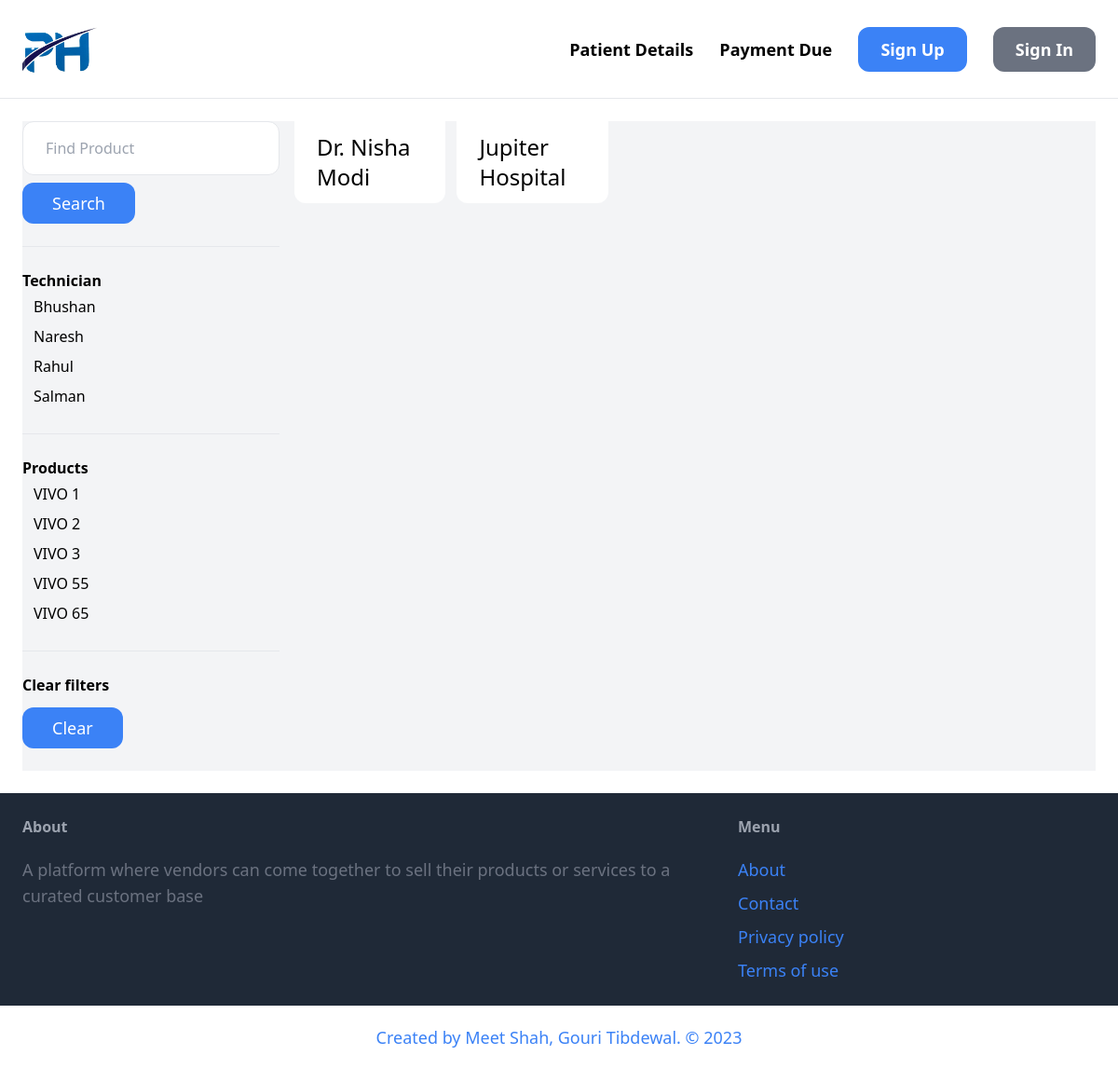
The app's page /items/ with its own data.
### items/models.py (models this page shows, shortened)
class Technician(models.Model):
    name = models.CharField(max_length=255)
    class Meta:
        ordering = ('name',)
        verbose_name_plural = 'Technician'

class Product_name(models.Model):
    name = models.CharField(max_length=255)
    class Meta:
        ordering = ('name',)
        verbose_name_plural = 'Products'

class Items(models.Model):
    id = models.AutoField(primary_key=True)
    Product_name = models.ForeignKey(Product_name, related_name='items', on_delete=models.CASCADE)
    Technician = models.ForeignKey(Technician, null=True, related_name='items', on_delete=models.CASCADE)
    Patient_name = models.CharField(max_length=255)
    Product_code = models.ForeignKey(Product_code, on_delete=models.SET_NULL, blank=True, null=True, verbose_name="Serial no.")
    Address = models.TextField(blank=True, null=True)
    Amount = models.FloatField(null=True)
    Contact = PhoneNumberField(blank=True)
    Issue_date = models.DateField(null=True)
    Rent_start_date = models.DateField(null=True)
    Rent_end_date = models.DateField(null=True)
    is_sold = models.BooleanField('Paid', default=False)
    created_by = models.ForeignKey(User, related_name='items', on_delete= models.CASCADE)
    created_at = models.DateTimeField(auto_now_add=True)
    Reference = models.TextField(blank=True, null=True)
    Vendor = models.TextField(blank=True, null=True)
    class Meta:
        ordering = ('id',)
        verbose_name_plural = 'Patients '

### items/views.py (the view)
# urls.py: path('', views.items, name='items'),
def items(request):
    query = request.GET.get('query', '')
    product_id = request.GET.get('Product_name', 0)
    tech_id = request.GET.get('Technician', 0)
    tcategories = Technician.objects.all()
    categories = Product_name.objects.all()
    items = Items.objects.filter(is_sold=False)
    if product_id:
         items = items.filter(Product_name_id = product_id)
    if tech_id:
          items = items.filter(Technician_id = tech_id)
    if query:
        items = items.filter(Q(Patient_name__icontains=query) | Q(id__icontains=query))
    if query:
         items = items.filter(Q(Technician__icontains=query) | Q(id__icontains=query))
    return render(request, 'items/items.html', {'items': items,'query': query,'tcategories': tcategories, 'categories': categories,   'product_id' : int(product_id), 'tech_id' : int(tech_id),  })

### items/Templates/items/items.html (shortened to what this page needs)
{% extends 'core/base.html' %}
{% block content %}
    <div class="pb-6 grid grid-cols-4 gap-4 bg-gray-100">
        <div class="col-span-1">
           <form method="GET" action="{% url 'items:items' %}" value="{{request.GET.query}}">
                <input name="query" class="w-full py-4 px-6 border rounded-xl" type="text" value="{{ request.GET.query }}" placeholder="Find Product">
                <button class='mt-2 py-2 px-8 text-lg bg-blue-500 text-white rounded-xl'>Search</button>
            </form>
            <hr class="my-6">
                <p class="font-semibold">Technician</p>
                <ul>
                    {% for Technician in tcategories %}
                        <li class="py-1 px-3 rounded-xl {% if Technician.id == tech_id %} bg-gray-200 {% endif %}">
                            <a href="{% url 'items:items' %}?query={{ query }}&Technician={{ Technician.id }}">{{ Technician.name }}</a>
                        </li>
                    {% endfor %}
                </ul>
            <hr class="my-6">
                <p class="font-semibold">Products</p>
                <ul>
                    {% for Product_name in categories %}
                        <li class="py-1 px-3 rounded-xl {% if Product_name.id == product_id %} bg-gray-200 {% endif %}">
                            <a href="{% url 'items:items' %}?query={{ query }}&Product_name={{ Product_name.id }}">{{ Product_name.name }}</a>
                        </li>
                    {% endfor %}
                </ul>
            <hr class="my-6">
                <p class="font-semibold">Clear filters</p>
                <ul>
                    <li>
                        <a href="{% url "items:items" %}" class="mt-3 py-2 px-8 inline-block bg-blue-500 text-lg rounded-xl text-white">Clear</a>
                    </li>
                </ul>
        </div>
        <div class="col-span-3">
            <div class="grid grid-cols-5 gap-3">
                {% for items in items %}
                    <div>
                        <a href="{% url 'items:detail' items.id %}">
                            <div class="py-3 px-6 bg-white rounded-b-xl">
                                <h2 class="text-2xl">{{ items.Patient_name }}</h2>
                            </div>
                        </a>
                    </div>
                {% endfor %}
            </div>
        </div>
    </div>
{% endblock %}

### records on screen
Technician: name "Bhushan"
Technician: name "Naresh"
Technician: name "Rahul"
Technician: name "Salman"
Product_name: name "VIVO 1"
Product_name: name "VIVO 2"
Product_name: name "VIVO 3"
Product_name: name "VIVO 55"
Product_name: name "VIVO 65"
Items: Patient_name "Dr. Nisha Modi"
Items: Patient_name "Jupiter Hospital"
